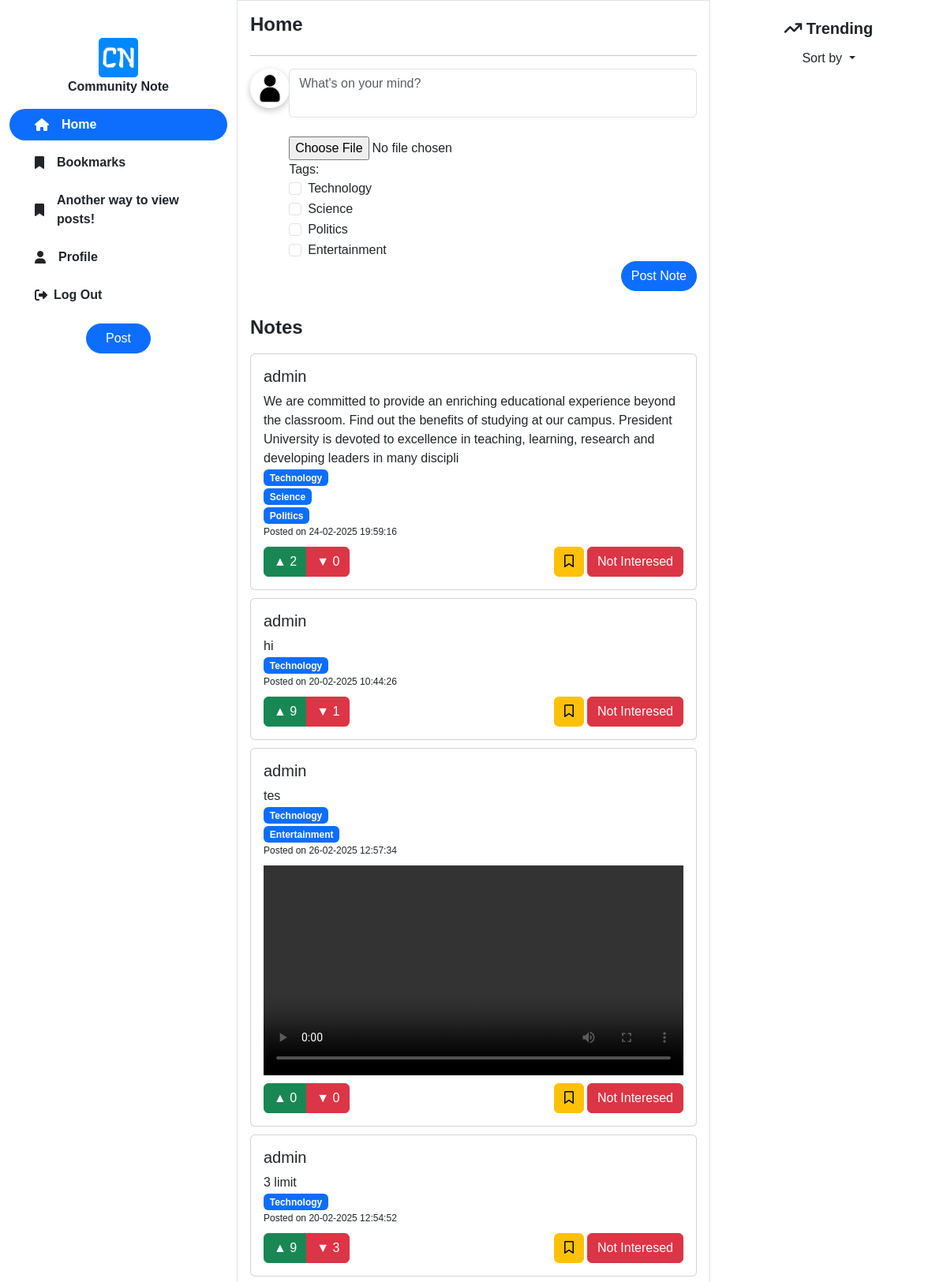
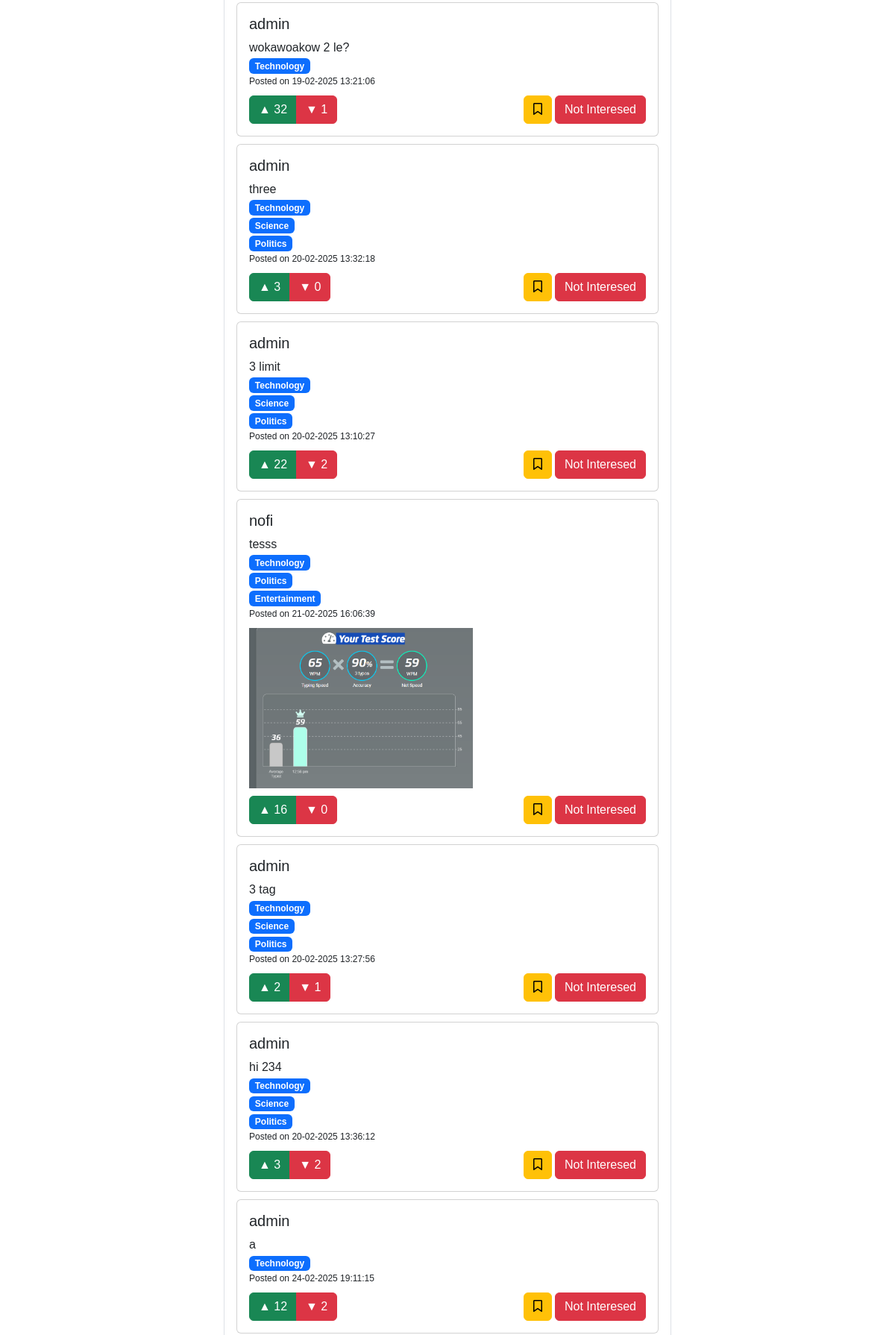
Page /cobatag.php (signed in, upper part) on the committed database (2 pictures, top to bottom).
### tables this page shows
CREATE TABLE `post_type` (
  `type_main_id` int(11) NOT NULL,
  `assign_type_id` int(4) DEFAULT NULL,
  `post_id` int(4) DEFAULT NULL,
  `assign_type_id2` int(4) DEFAULT 0,
  `assign_type_id3` int(4) DEFAULT NULL
);

CREATE TABLE `comnote` (
  `nt_num` int(4) NOT NULL,
  `nt_name` varchar(10) NOT NULL,
  `nt_text` varchar(255) NOT NULL,
  `nt_time` timestamp NOT NULL DEFAULT current_timestamp() ON UPDATE current_timestamp(),
  `nt_timepost` varchar(40) NOT NULL,
  `nt_rating_up` int(12) NOT NULL,
  `nt_rating_down` int(12) NOT NULL,
  `nt_filename` varchar(255) DEFAULT NULL,
  `nt_filepath` varchar(255) DEFAULT NULL,
  `is_bookmarked` tinyint(1) DEFAULT 0
);

### cndataconnect.php (called while the page is built, shortened)
<?php
    $servername = "sql309.infinityfree.com";
    $username = "if0_38160015";
    $password = "winata14072006";
    $dbname = "if0_38160015_test1";
    try {
        $pdo = new PDO("mysql:host=$servername;dbname=$dbname;charset=utf8", $username, $password);
        $pdo->setAttribute(PDO::ATTR_ERRMODE, PDO::ERRMODE_EXCEPTION);
        $pdo->setAttribute(PDO::ATTR_DEFAULT_FETCH_MODE, PDO::FETCH_ASSOC);
    } catch (PDOException $e) {
        die("Koneksi gagal: " . $e->getMessage());
    }
    $current_user_id = $_SESSION['username'];
    if($_COOKIE['firsttime'] == 1){
        $sql = "SELECT DISTINCT c.*, p.*
                FROM comnote c
                LEFT JOIN post_type p
                    ON p.post_id = c.nt_num
                LEFT JOIN user_interactions ui
                    ON p.assign_type_id = ui.interact_type AND ui.interact_usn = :current_user_id
                WHERE (ui.interactions IS NULL OR ui.interactions > 0)
                AND c.nt_num NOT IN (
                SELECT pref_text_id FROM user_preferences WHERE pref_name = :current_user_id )
                ORDER BY ui.interactions DESC, RAND();";
        $stmt = $pdo->prepare($sql);
        $stmt->bindParam(':current_user_id', $current_user_id, PDO::PARAM_STR);
        $stmt->execute();
        $users = $stmt->fetchAll();
    }
?>

### cobatag.php (the view, shortened to what this page needs)
<?php
require_once('cndataconnect.php');
$userProfilePic = "images/default.jpg";
?>
<!DOCTYPE html>
<html lang="en">
<head>
    <link rel="stylesheet" href="https://cdnjs.cloudflare.com/ajax/libs/font-awesome/6.7.2/css/all.min.css">
    <link href="https://cdn.jsdelivr.net/npm/bootstrap@5.3.0/dist/css/bootstrap.min.css" rel="stylesheet">
</head>
<body>
    <div class="container-fluid">
        <div class="row">
            <div class="col-md-3 vh-100 d-flex flex-column bg-white">
                <div class="list-group border-0 ">
                    <div class="mx-auto d-block mt-5">
                        <img src="images/android-chrome-512x512.png" width="50px" />
                    </div>
                    <span class="mx-auto d-block mb-3 fw-bold">Community Note</span>
                    <a href="#" class="list-group-item list-group-item-action border-0 mb-2 rounded-pill d-flex align-items-center fw-bold active">
                        <i class="fa-solid fa-house me-3 ps-3"></i> Home
                    </a>
                    <a href="#" id="booktest" class="list-group-item list-group-item-action border-0 mb-2 rounded-pill d-flex align-items-center fw-bold">
                        <i class="fa-solid fa-bookmark me-3 ps-3"></i> Bookmarks
                    </a>
                    <a href="index.php" class="list-group-item list-group-item-action border-0 mb-2 rounded-pill d-flex align-items-center fw-bold">
                        <i class="fa-solid fa-bookmark me-3 ps-3"></i> Another way to view posts!
                    </a>
                    <a href="profile/profile.php" class="list-group-item list-group-item-action border-0 mb-2 rounded-pill d-flex align-items-center fw-bold">
                        <i class="fa-solid fa-user me-3 ps-3"></i> Profile
                    </a>
                    <a href="logout.php" class="list-group-item list-group-item-action border-0 mb-2 rounded-pill d-flex align-items-center fw-bold">
                        <i class="fa-solid fa-right-from-bracket me-2 ps-3"></i> Log Out
                    </a>
                    <a class="btn btn-primary rounded-pill mx-auto px-4 mt-2">Post</a>
                </div>
            </div>
            <div class="col-md-6 border bg-white p-3 d-flex flex-column" style="overflow-y: auto; max-height: 100vh; scrollbar-width: none; -ms-overflow-style: none;">
                    <h4 class="text-start rounded-pill fw-bold">Home</h4><hr>
                    <div class="row" id="postbar">
                        <div class="col-md-1" >
                            <img class="rounded-circle me-3" src="<?php echo $userProfilePic; ?>" style="width: 50px; box-shadow: rgba(0, 0, 0, 0.24) 0px 3px 8px;">
                        </div>
                        <div class="col-md-11" >
                            <form method="POST" id="dataForm" enctype="multipart/form-data">
                                <div class="input-group">
                                    <textarea class="form-control" name="text" id="text" aria-label="With textarea" placeholder="What's on your mind?" required></textarea>
                                </div>
                                <br>
                            <input type="file" name="file" id="fileInput" accept="image/*,video/*">
                            <br>
                            <span>Tags:<span>
                            <div class="form-check">
                                <input class="form-check-input" type="checkbox" name="tags[]" value="1" id="flexCheckDefault" onclick="limitCheckbox(this)">
                                <label class="form-check-label" for="flexCheckDefault">
                                    Technology
                                </label>
                            </div>
                            <div class="form-check">
                                <input class="form-check-input" type="checkbox" name="tags[]" value="2" id="flexCheckDefault" onclick="limitCheckbox(this)">
                                <label class="form-check-label" for="flexCheckDefault">
                                    Science
                                </label>
                            </div>
                            <div class="form-check">
                                <input class="form-check-input" type="checkbox" name="tags[]" value="3" id="flexCheckDefault" onclick="limitCheckbox(this)">
                                <label class="form-check-label" for="flexCheckDefault">
                                    Politics
                                </label>
                            </div>
                            <div class="form-check">
                                <input class="form-check-input" type="checkbox" name="tags[]" value="4" id="flexCheckDefault" onclick="limitCheckbox(this)">
                                <label class="form-check-label" for="flexCheckDefault">
                                Entertainment
                                </label>
                            </div>
                            <div class="d-flex justify-content-end">
                                <button type="submit" class="btn btn-primary rounded-pill mb-3 submit" name="submit" id="submit">Post Note</button>
                                </div>
                            </form>
                        </div>
                    </div>
                    <h4 class="fw-bold">Notes</h4>
                        <?php include 'cndataconnect.php';
                            if (!empty($users)): ?>
                                <?php foreach ($users as $user): ?>
                                    <div class="card" style="margin-top: 10px;">
                                    <div class="card-body d-flex flex-column">
                                        <h5 class="card-title"><?php echo htmlspecialchars($user['nt_name']); ?> </h5>
                                        <span class="card-text"><?php echo htmlspecialchars($user['nt_text']);?> </span>
                                        <div class="col-md-1">
                                        <?php if($user['post_id'] == $user['nt_num']):?>
                                        <?php
                                        $assignTypes = [
                                            $user['assign_type_id'],
                                            $user['assign_type_id2'],
                                            $user['assign_type_id3']
                                        ];
                                        $typeLabels = [
                                            1 => "Technology",
                                            2 => "Science",
                                            3 => "Politics",
                                            4 => "Entertainment"
                                        ];
                                        foreach ($assignTypes as $typeId) {
                                            if (!empty($typeId) && isset($typeLabels[$typeId])) {
                                                echo '<span class="badge bg-primary" style="z-index: 100; margin-right: 5px;">' . $typeLabels[$typeId] . '</span>';
                                            }
                                        }
                                        ?>
                                        <?php endif ?>
                                        </div>
                                        <div style="font-size:12px; margin-top: 0px;"> Posted on <?php echo htmlspecialchars($user['nt_timepost']); ?> </div>
                                        <?php if (!empty($user['nt_filepath'])): ?>
                                        <?php
                                        $filePath = htmlspecialchars($user['nt_filepath']);
                                        $fileExt = pathinfo($filePath, PATHINFO_EXTENSION);
                                        ?>
                                        <?php if (in_array($fileExt, ['jpg', 'jpeg', 'png', 'gif'])): ?>
                                            <img src="<?php echo $filePath; ?>" style="max-width: 300px; height:auto; margin-top: 10px; object-fit: contain;">
                                        <?php elseif (in_array($fileExt, ['mp4', 'avi', 'mov'])): ?>
                                            <video controls style="max-width: 100%; margin-top: 10px;">
                                                <source src="<?php echo $filePath; ?>" type="video/<?php echo $fileExt; ?>">
                                            </video>
                                        <?php endif; ?>
                                    <?php endif; ?>
                            <div class ="align-center d-flex justify-content-between" style="margin-top:10px;">
                                <div class="btn-group" role="group" aria-label="Basic mixed styles example">
                                    <button type="button" class="btn btn-success vote-btn upvote" data-post-id="<?php echo htmlspecialchars($user['nt_num']); ?>" data-vote-type="up">
                                        ▲ <span id="upvote-count-<?php echo htmlspecialchars($user['nt_num']); ?>">
                                            <?php echo htmlspecialchars($user['nt_rating_up']); ?>
                                        </span>
                                    </button>
                                    <button type="button" class="btn btn-danger vote-btn downvote" data-post-id="<?php echo htmlspecialchars($user['nt_num']); ?>" data-vote-type="down">
                                        ▼ <span id="downvote-count-<?php echo htmlspecialchars($user['nt_num']); ?>">
                                            <?php echo htmlspecialchars($user['nt_rating_down']); ?>
                                        </span>
                                    </button>
                                </div>
                                <div class="d-flex flex-row justify-content-end">
                                    <button type="button" class="btn btn-warning me-1 bookmark-btn" data-post-id="<?php echo htmlspecialchars($user['nt_num']); ?>">
                                        <i class="fa-regular fa-bookmark"></i>
                                    </button>
                                    <button type="button" data-item-id="<?php echo htmlspecialchars($user['nt_num']) ?>" class="btn btn-danger not-interested"> Not Interesed</button>
                                </div>
                            </div>
                        </div>
                    </div>
                    <?php endforeach; ?>
                <?php else: ?>
                    No data found
                <?php endif; ?>
            </div>
            <div class="col-md-3 bg-white vh-100 d-flex flex-column" style="overflow-y: auto; max-height: 100vh; scrollbar-width: none; -ms-overflow-style: none;">
                <h5 class="mt-4 text-center fw-bold"><i class="fa-solid fa-arrow-trend-up"></i> Trending</h5>
                <form>
                <div class="form-group">
                </form>
                <div class="text-center mb-3">
        <div class="dropdown">
            <button class="btn btn-primary dropdown-toggle" type="button" id="dropdownMenuButton" data-bs-toggle="dropdown" aria-expanded="false">
                Sort by
            </button>
        </div>
    </div>
</div>
            </div>
        </div>
</body>
</html>

### cobatag.php (style rules this page uses)
body { font-family: Arial, sans-serif; background-color: #f0f0f0; margin: 0; overflow: hidden; }
textarea { resize: none !important; min-height: 100px; overflow-y: auto; }
.dropdown .btn { background-color: transparent !important; border: none !important; color: inherit; box-shadow: none !important; }

### rows in the picture
post_type: post.nt_name "admin", post.nt_text "We are committed to provide an enriching educational experience beyond the classroom. Find out the benefits of studying at our campus. President University is devoted to excellence in teaching, learning, research and developing leaders in many discipli", typeId "Technology", typeId "Science", typeId "Politics", post.nt_timepost "24-02-2025 19:59:16", post.nt_rating_up "2", post.nt_rating_down "0"
post_type: post.nt_name "admin", post.nt_text "hi", typeId "Technology", post.nt_timepost "20-02-2025 10:44:26", post.nt_rating_up "9", post.nt_rating_down "1"
post_type: post.nt_name "admin", post.nt_text "tes", typeId "Technology", typeId "Entertainment", post.nt_timepost "26-02-2025 12:57:34", post.nt_rating_up "0", post.nt_rating_down "0"
post_type: post.nt_name "admin", post.nt_text "3 limit", typeId "Technology", post.nt_timepost "20-02-2025 12:54:52", post.nt_rating_up "9", post.nt_rating_down "3"
post_type: post.nt_name "admin", post.nt_text "wokawoakow 2 le?", typeId "Technology", post.nt_timepost "19-02-2025 13:21:06", post.nt_rating_up "32", post.nt_rating_down "1"
post_type: post.nt_name "admin", post.nt_text "three", typeId "Technology", typeId "Science", typeId "Politics", post.nt_timepost "20-02-2025 13:32:18", post.nt_rating_up "3", post.nt_rating_down "0"
post_type: post.nt_name "admin", post.nt_text "3 limit", typeId "Technology", typeId "Science", typeId "Politics", post.nt_timepost "20-02-2025 13:10:27", post.nt_rating_up "22", post.nt_rating_down "2"
post_type: post.nt_name "nofi", post.nt_text "tesss", typeId "Technology", typeId "Politics", typeId "Entertainment", post.nt_timepost "21-02-2025 16:06:39", post.nt_filepath (picture), post.nt_rating_up "16", post.nt_rating_down "0"
post_type: post.nt_name "admin", post.nt_text "3 tag", typeId "Technology", typeId "Science", typeId "Politics", post.nt_timepost "20-02-2025 13:27:56", post.nt_rating_up "2", post.nt_rating_down "1"
post_type: post.nt_name "admin", post.nt_text "hi 234", typeId "Technology", typeId "Science", typeId "Politics", post.nt_timepost "20-02-2025 13:36:12", post.nt_rating_up "3", post.nt_rating_down "2"
post_type: post.nt_name "admin", post.nt_text "a", typeId "Technology", post.nt_timepost "24-02-2025 19:11:15", post.nt_rating_up "12", post.nt_rating_down "2"
